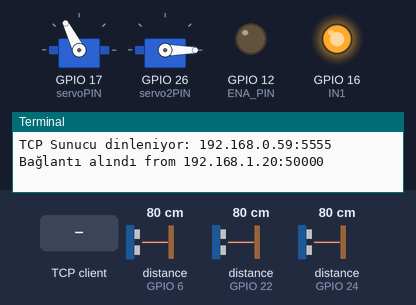
Bench run of a program on a simulated Raspberry Pi (BCM pin numbers). On the bench: 2 × servo, output pins drawn as LEDs (lit = HIGH), the last lines printed to the terminal. The test bench sets the inputs (shaded band); at power-on: distance to the obstacle (sensors on GPIO 6, GPIO 22, GPIO 24) 80 cm. The echo pulse lasts 58.3 µs per cm; one TCP client connects 1 s after the port opens and stays connected; servo angles are drawn from the pulse width (0.5 ms = 0°, 2.5 ms = 180°); threads take turns every 2 ms; the clock reads 2024-03-15 10:24:30 at power-on unless the program sets it; pins used as bus, display or sensor lines are not drawn.

Above: at 1.2 s.
1.3 s: the TCP client sends "Slow"
At 1.45 s:
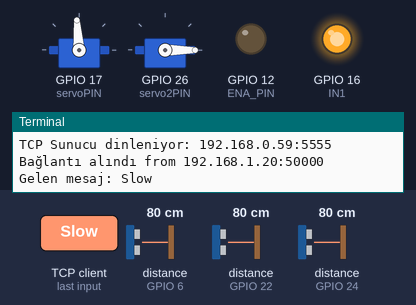
4.3 s: distance to the obstacle (sensor on GPIO 6) set to 2 cm
At 5.8 s:
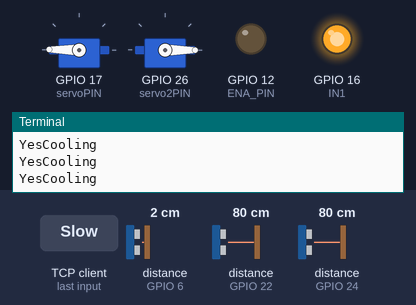
7.3 s: distance to the obstacle (sensor on GPIO 22) set to 2 cm
9.3 s: distance to the obstacle (sensor on GPIO 24) set to 2 cm
Timing chart, 0 to 12.3 s (numbered marks = the images above; inputs shaded):
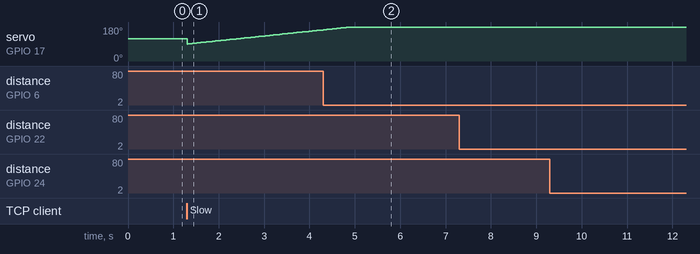

The program:

RPI_control.py
```python
import socket
import threading
import time
import RPi.GPIO as GPIO

servoPIN = 17
GPIO.setmode(GPIO.BCM)
GPIO.setup(servoPIN, GPIO.OUT)
pwm = GPIO.PWM(servoPIN, 50)
pwm.start(0)
pwm.ChangeDutyCycle(9)

servo2PIN = 26
GPIO.setmode(GPIO.BCM)
GPIO.setup(servo2PIN, GPIO.OUT)
pwm2 = GPIO.PWM(servo2PIN, 50)
pwm2.start(0)
pwm2.ChangeDutyCycle(2)

TRIG = 23
ECHO = 24
GPIO.setup(TRIG, GPIO.OUT)
GPIO.setup(ECHO, GPIO.IN)


TRIG2 = 27
ECHO2 = 22
GPIO.setup(TRIG2, GPIO.OUT)
GPIO.setup(ECHO2, GPIO.IN)


TRIG3 = 5
ECHO3 = 6
GPIO.setup(TRIG3, GPIO.OUT)
GPIO.setup(ECHO3, GPIO.IN)

IN1 = 16
IN2 = 26
ENA_PIN = 12

GPIO.setup(IN1, GPIO.OUT)
GPIO.setup(IN2, GPIO.OUT)
GPIO.setup(ENA_PIN, GPIO.OUT)


GPIO.output(IN1, GPIO.HIGH)
GPIO.output(IN2, GPIO.LOW)

pwm1 = GPIO.PWM(ENA_PIN, 10)
pwm1.start(0)


def aciAyarla(aci):
    x = (1/180) * aci + 1
    duty = x * 5
    pwm.ChangeDutyCycle(duty)

def aci2Ayarla(aci):
    x = (1/180) * aci + 1
    duty = x * 5
    pwm2.ChangeDutyCycle(duty)

def doorSpeed(speed_level):
    try:
            if speed_level == "Slow":
                sleep_duration = 0.02
            elif speed_level == "Normal":
                sleep_duration = 0.01
            elif speed_level == "Fast":
                sleep_duration = 0.005
            else:
                print("Geçersiz hız seviyesi!")
                return
            for i in range(90, 270, 1):
                aciAyarla(i)
                time.sleep(sleep_duration)

    except KeyboardInterrupt:
        GPIO.cleanup()
        pwm.stop()

def closeDoor():
	for i in range(270,90,-1):
		aciAyarla(i)
		time.sleep(0.01)

def washTank(angle):
    try:
        if angle == "%30":
            for i in range(2, 62, 1):
                aci2Ayarla(i)
                time.sleep(0.02)
        elif angle == "%60":
            for i in range(2, 102, 1):
                aci2Ayarla(i)
                time.sleep(0.02)
        elif angle == "%100":
            for i in range(2, 182, 1):
                aci2Ayarla(i)
                time.sleep(0.02)
        else:
            print("Geçersiz açı!")
            return

    except KeyboardInterrupt:
        GPIO.cleanup()
        pwm2.stop()


def distance():
    GPIO.output(TRIG, False)
    time.sleep(0.1)

    GPIO.output(TRIG, True)
    time.sleep(0.00001)
    GPIO.output(TRIG, False)

    pulse_start = time.time()
    while GPIO.input(ECHO) == 0:
        pulse_start = time.time()

    pulse_end = time.time()
    while GPIO.input(ECHO) == 1:
        pulse_end = time.time()

    pulse_duration = pulse_end - pulse_start
    distance = pulse_duration * 17150
    distance = round(distance, 2)
    return distance


def distance2():
    GPIO.output(TRIG2, False)
    time.sleep(0.1)

    GPIO.output(TRIG2, True)
    time.sleep(0.00001)
    GPIO.output(TRIG2, False)

    pulse_start2 = time.time()
    while GPIO.input(ECHO2) == 0:
        pulse_start2 = time.time()

    pulse_end2 = time.time()
    while GPIO.input(ECHO2) == 1:
        pulse_end2 = time.time()

    pulse_duration2 = pulse_end2 - pulse_start2
    distance2 = pulse_duration2 * 17150
    distance2 = round(distance2, 2)
    return distance2


def distance3():
    GPIO.output(TRIG3, False)
    time.sleep(0.1)

    GPIO.output(TRIG3, True)
    time.sleep(0.00001)
    GPIO.output(TRIG3, False)

    pulse_start3 = time.time()
    while GPIO.input(ECHO3) == 0:
        pulse_start3 = time.time()

    pulse_end3 = time.time()
    while GPIO.input(ECHO3) == 1:
        pulse_end3 = time.time()

    pulse_duration3 = pulse_end3 - pulse_start3
    distance3 = pulse_duration3 * 17150
    distance3 = round(distance3, 2)
    return distance3


def send_udp_message(message, server_ip="192.168.1.2", server_port=5555):
    client_socket = socket.socket(socket.AF_INET, socket.SOCK_DGRAM)
    client_socket.sendto(message.encode("utf-8"), (server_ip, server_port))
    client_socket.close()

def tcp_receive_thread():
    server2_ip = "192.168.0.59"
    server2_port = 5555

    server_socket = socket.socket(socket.AF_INET, socket.SOCK_STREAM)
    server_socket.bind((server2_ip, server2_port))
    server_socket.listen(1)

    print(f"TCP Sunucu dinleniyor: {server2_ip}:{server2_port}")

    try:
        while True:
            conn, addr = server_socket.accept()
            print(f"Bağlantı alındı from {addr[0]}:{addr[1]}")

            data = conn.recv(1024)
            message = data.decode("utf-8")
            print(f"Gelen mesaj: {message}")

            if message == "Slow":
                doorSpeed(message)
            elif message == "Normal":
                doorSpeed(message)
            elif message == "Fast":
                doorSpeed(message)
            elif message == "CloseDoor":
                closeDoor()
            elif message == "Low":
                pwm1.ChangeDutyCycle(30)
            elif message == "Medium":
                pwm1.ChangeDutyCycle(65)
            elif message == "High":
                pwm1.ChangeDutyCycle(100)
            elif message == "CloseCooling":
                pwm1.ChangeDutyCycle(0)
            elif message == "%30":
                washTank(message)
            elif message == "%60":
                washTank(message)
            elif message == "%100":
                washTank(message)
            elif message == "DefaultAngle":
                pwm2.ChangeDutyCycle(2)

            conn.close()
    except KeyboardInterrupt:
        server_socket.close()


def main_thread():
    try:
        while True:
            dist = distance()
            dist2 = distance2()
            dist3 = distance3()

            if 5 <= dist < 10:
                message_to_send = "YesCar"
                print("YesCar")
                send_udp_message(message_to_send)
            elif dist < 5:
                message_to_send = "PassedCar"
                print("Passed")
                send_udp_message(message_to_send)
            else:
                message_to_send = "NoCar"
                send_udp_message(message_to_send)

            if dist2 < 3:
                message_to_send = "YesWash"
                print("YesWash")
                send_udp_message(message_to_send)

            if dist3 < 3:
                message_to_send = "YesCooling"
                print("YesCooling")
                send_udp_message(message_to_send)

    except KeyboardInterrupt:
        GPIO.cleanup()
        pwm.stop()
        pwm1.stop()


if __name__ == "__main__":
    tcp_receive_thread = threading.Thread(target=tcp_receive_thread)
    main_thread = threading.Thread(target=main_thread)

    tcp_receive_thread.start()
    main_thread.start()

    try:
        while True:
            time.sleep(1)
    except KeyboardInterrupt:
        GPIO.cleanup()
        pwm.stop()
        udp_receive_thread.join()
        main_thread.join()  
```
